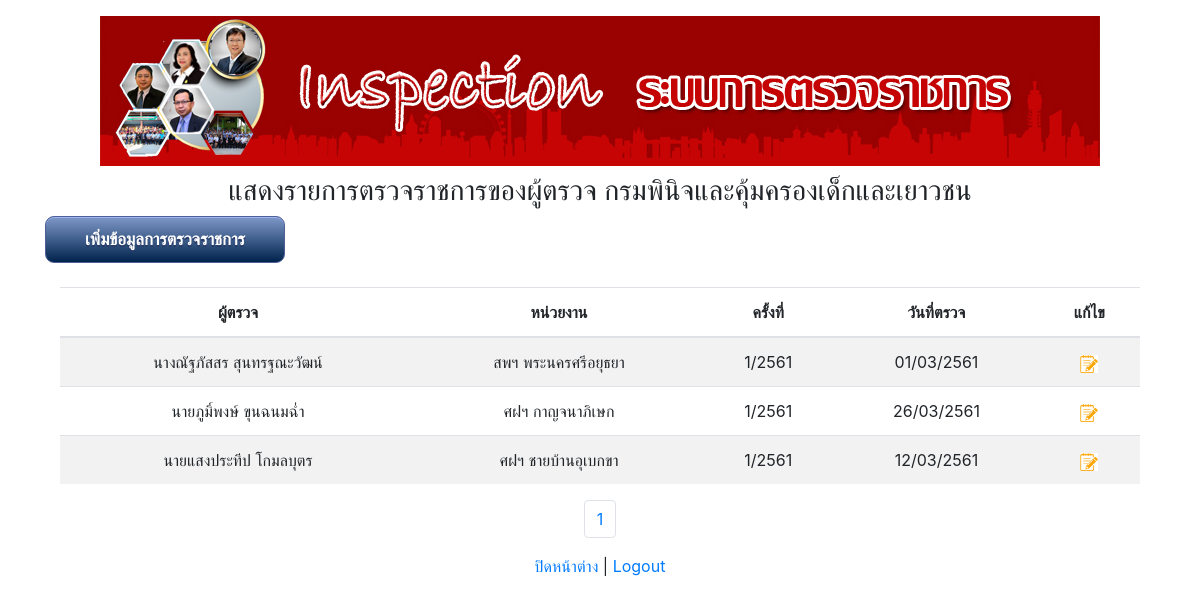
Before: /list.php (signed in) with the older database file.
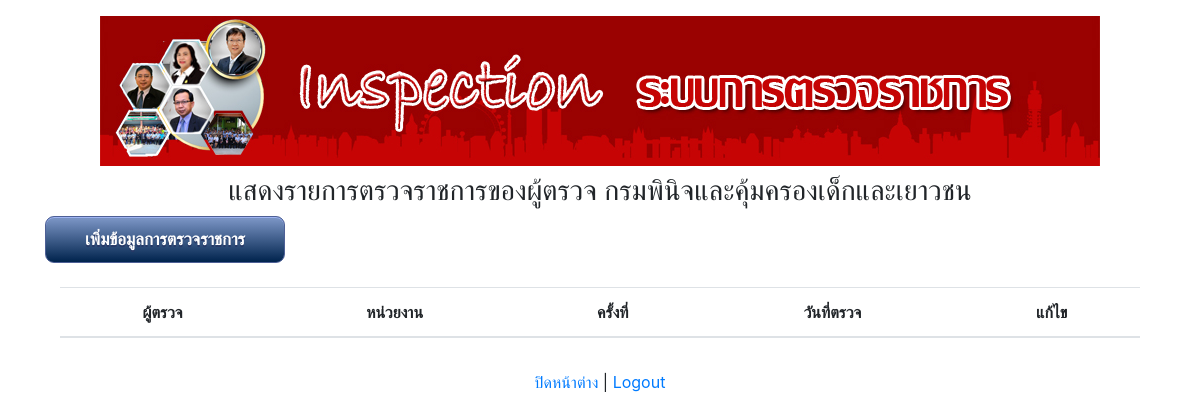
After: the same page with the newer database file.
### tables this page shows
CREATE TABLE IF NOT EXISTS `data` (
  `id` int(11) NOT NULL AUTO_INCREMENT,
  `inspect_level` varchar(1) NOT NULL,
  `inspector` int(11) NOT NULL,
  `division` varchar(6) NOT NULL,
  `boss_name` varchar(255) NOT NULL,
  `inspect_type` varchar(1) NOT NULL COMMENT '0=ปกติ, 1=พิเศษ, 2=บูรณาการ',
  `inspect_date` date NOT NULL,
  `inspect_no` varchar(10) NOT NULL,
  `inspect_doc` varchar(20) NOT NULL,
  `inspect_doc_date` date NOT NULL,
  `personnel1` int(11) NOT NULL,
  `personnel2` int(11) NOT NULL,
  `personnel3` int(11) NOT NULL,
  `personnel4` int(11) NOT NULL,
  `personnel5` int(11) NOT NULL,
  `cm` int(11) NOT NULL,
  `fc` int(11) NOT NULL,
  `cc` int(11) NOT NULL,
  `case53` int(11) NOT NULL,
  `case_f` int(11) NOT NULL,
  `case132` int(11) NOT NULL,
  `case_sp` int(11) NOT NULL,
  `tr1` int(11) NOT NULL,
  `tr2` int(11) NOT NULL,
  `tr3` int(11) NOT NULL,
  `tr4` int(11) NOT NULL,
  `tr5` int(11) NOT NULL,
  `tr6` int(11) NOT NULL,
  `tr7` int(11) NOT NULL,
  `tr8` int(11) NOT NULL,
  `rs1_1` text NOT NULL,
  `rs1_2` text NOT NULL,
  `rs1_3` text NOT NULL,
  `rs1_4` text NOT NULL,
  `rs1_5` text NOT NULL,
  `rs2_1` text NOT NULL,
  `rs2_2` text NOT NULL,
  `rs2_3` text NOT NULL,
  `rs2_4` text NOT NULL,
  `rs2_5` text NOT NULL,
  `rs2_6` text NOT NULL,
  `rs3_1` text NOT NULL,
  `rs3_2` text NOT NULL,
  `rs3_3` text NOT NULL,
  `rs3_4` text NOT NULL,
  `rs3_5` text NOT NULL,
  `rs3_6` text NOT NULL,
  `rs3_7` text NOT NULL,
  `rs3_8` text NOT NULL,
  `rs3_9` text NOT NULL,
  `rs3_10` text NOT NULL,
  `re1_1` text NOT NULL,
  `re1_2` text NOT NULL,
  `re1_3` text NOT NULL,
  `re1_4` text NOT NULL,
  `re1_5` text NOT NULL,
  `re2_1` text NOT NULL,
  `re2_2` text NOT NULL,
  `re2_3` text NOT NULL,
  `re2_4` text NOT NULL,
  `re2_5` text NOT NULL,
  `re2_6` text NOT NULL,
  `re3_1` text NOT NULL,
  `re3_2` text NOT NULL,
  `re3_3` text NOT NULL,
  `re3_4` text NOT NULL,
  `re3_5` text NOT NULL,
  `re3_6` text NOT NULL,
  `re3_7` text NOT NULL,
  `re3_8` text NOT NULL,
  `re3_9` text NOT NULL,
  `re3_10` text NOT NULL,
  `or1_1` text NOT NULL,
  `or1_2` text NOT NULL,
  `or1_3` text NOT NULL,
  `or1_4` text NOT NULL,
  `or1_5` text NOT NULL,
  `or2_1` text NOT NULL,
  `or2_2` text NOT NULL,
  `or2_3` text NOT NULL,
  `or2_4` text NOT NULL,
  `or2_5` text NOT NULL,
  `or2_6` text NOT NULL,
  `or3_1` text NOT NULL,
  `or3_2` text NOT NULL,
  `or3_3` text NOT NULL,
  `or3_4` text NOT NULL,
  `or3_5` text NOT NULL,
  `or3_6` text NOT NULL,
  `or3_7` text NOT NULL,
  `or3_8` text NOT NULL,
  `or3_9` text NOT NULL,
  `or3_10` text NOT NULL,
  `insert_date` datetime NOT NULL,
  `budget_year` varchar(4) NOT NULL,
  PRIMARY KEY (`id`)
);

CREATE TABLE IF NOT EXISTS `inspector` (
  `id` int(11) NOT NULL AUTO_INCREMENT COMMENT 'รหัส',
  `fullname` varchar(255) NOT NULL COMMENT 'ขื่อ-นามสกุล',
  `type` char(1) NOT NULL COMMENT 'ประเภท(m=กระทรวง,d=กรม)',
  `enable` char(1) NOT NULL COMMENT 'เปิดใช้(1=ใช้,0=ไม่ใช้)',
  `area` varchar(1000) NOT NULL COMMENT 'เขตการตรวจราชการ',
  `insert_date` datetime NOT NULL COMMENT 'วันที่เพิ่มข้อมูล',
  PRIMARY KEY (`id`)
);

CREATE TABLE IF NOT EXISTS `userlogin` (
  `id` int(11) NOT NULL AUTO_INCREMENT,
  `name` varchar(255) NOT NULL,
  `permission_group` int(11) NOT NULL,
  `username` varchar(255) NOT NULL,
  `password` varchar(255) NOT NULL,
  PRIMARY KEY (`id`)
);

### list.php (the view, shortened to what this page needs)
<?php
require 'dbconnect.php';
$perpage = 10;
$page = '';
if (isset($_GET['page'])) {
	$page = $_GET['page'];
} else {
	$page = 1;
}
$start = ($page - 1) * $perpage;
$sql_detail = "SELECT d.id,d.inspector,d.division,d.inspect_level,d.inspect_date,d.inspect_no,d.budget_year,d.insert_date,ins.fullname,ul.name from data d, inspector ins,userlogin ul where d.inspector=ins.id and d.division=ul.username ORDER BY insert_date DESC LIMIT {$start},{$perpage}";
$query_detail = mysqli_query($conn, $sql_detail);
?>
<!doctype html>
<html lang="en">
<head>
	<link rel="stylesheet" href="css/style.css" type="text/css">
	<link rel="stylesheet" href="https://maxcdn.bootstrapcdn.com/bootstrap/4.0.0-beta.3/css/bootstrap.min.css">
</head>
<body>
	<div class="container pt-3 text-center">
		<h3>
			<img class="img-fluid" src="./images/hd-13.jpg"></h3>
			<h3>แสดงรายการตรวจราชการของผู้ตรวจ กรมพินิจและคุ้มครองเด็กและเยาวชน</h3>
			<div align="left"><button class="myButton" data-toggle="modal" data-target="#exampleModal">เพิ่มข้อมูลการตรวจราชการ</button></div>
			<br>
			<div class="container table-responsive">
				<table class="table table-striped" style="background-color:white;">
				<thead>
					<tr>
						<th scope="col">ผู้ตรวจ</th>
						<th scope="col">หน่วยงาน</th>
						<th scope="col">ครั้งที่</th>
						<th scope="col">วันที่ตรวจ</th>
						<th scope="col">แก้ไข</th>
					</tr>
				</thead>
				<tbody>
					<?php
					while ($data = mysqli_fetch_assoc($query_detail)){
						$id = $data['id'];
						$inspect_date = $data['inspect_date'];
						$inspect_no = $data['inspect_no'];
						$budget_year = $data['budget_year'];
						$fullname = $data['fullname'];
						$name_division = $data['name'];
						?>
						<tr>
							<td><?php echo $fullname; ?></td>
							<td><?php echo $name_division; ?></td>
							<td><?php echo $inspect_no.'/'.$budget_year; ?></td>
							<td>
								<?php
								$sent_date = date_create($inspect_date);
								$sday = date_format($sent_date,"d");
								$smonth = date_format($sent_date,"m");
								$syear = date_format($sent_date,"Y")+543;
								echo $sday."/".$smonth."/".$syear;
								?>
							</td>
							<td><a href="form-add.php?menu=edit&i=<?=$id?>"><img src="./images/edit.png" width="18" height="18" border="0" /></a></td>
						</tr>
					<?php }; ?>
				</tbody>
			</table>
			<div class="container">
				<?php
				$sql3 = "SELECT *FROM data";
				$query3 = mysqli_query($conn, $sql3);
				$total_record = mysqli_num_rows($query3);
				$total_pages = ceil($total_record / $perpage);
				$start_loop = $page;
				$difference = $total_pages - $page;
				if($difference <= 5)
				{
					$start_loop = $total_pages-5;
				}
				$end_loop = $start_loop + 4;
				if($total_pages <=5){
					$start_loop = 1;
				}
				?>
				<nav>
					<ul class="pagination justify-content-center">
						<?php for($i=$start_loop;$i<=$end_loop+1;$i++){ ?>
							<li class="page-item">
								<a class="page-link" href="list.php?page=<?php echo $i; ?>">
									<?php echo $i; ?>
								</a>
							</li>
						<?php } ?>
					</ul>
				</nav>
			</div>
		</div>
		<div class="text-center">
			<a href="javascript:window.close()">ปิดหน้าต่าง</a> |
			<a href="logout.php">Logout</a>
		</div>
	</div>
</body>
</html>

### css/style.css (style rules this page uses)
.myButton { -moz-box-shadow:inset 0px 1px 0px 0px #9fb4f2; -webkit-box-shadow:inset 0px 1px 0px 0px #9fb4f2; box-shadow:inset 0px 1px 0px 0px #9fb4f2; background:-webkit-gradient(linear, left top, left bottom, color-stop(0.05, #7892c2), color-stop(1, #00234d)); background:-moz-linear-gradient(top, #7892c2 5%, #00234d 100%); background:-webkit-linear-gradient(top, #7892c2 5%, #00234d 100%); background:-o-linear-gradient(top, #7892c2 5%, #00234d 100%); background:-ms-linear-gradient(top, #7892c2 5%, #00234d 100%); background:linear-gradient(to bottom, #7892c2 5%, #00234d 100%); filter:progid:DXImageTransform.Microsoft.gradient(startColorstr='#7892c2', endColorstr='#00234d',GradientType=0); background-color:#7892c2; -moz-border-radius:9px; -webkit-border-radius:9px; border-radius:9px; border:1px solid #4e6096; display:inline-block; cursor:pointer; color:#ffffff; font-family:Arial; font-size:17px; font-weight:bold; padding:10px 39px; text-decoration:none; text-shadow:0px 2px 0px #283966; }

### list.php (style rules this page uses)
body { background-color: #FFF; }

Changed rows visible on the page:
removed data: inspector.fullname "นางณัฐภัสสร สุนทรฐณะวัฒน์", userlogin.name "สพฯ พระนครศรีอยุธยา", inspect_no "1", budget_year "2561", inspect_date "01", inspect_date "03", inspect_date "2561"
removed data: inspector.fullname "นายภูมิ์พงษ์ ขุนฉนมฉ่ำ", userlogin.name "ศฝฯ กาญจนาภิเษก", inspect_no "1", budget_year "2561", inspect_date "26", inspect_date "03", inspect_date "2561"
removed data: inspector.fullname "นายแสงประทีป โกมลบุตร", userlogin.name "ศฝฯ ชายบ้านอุเบกขา", inspect_no "1", budget_year "2561", inspect_date "12", inspect_date "03", inspect_date "2561"
Other visible differences:
list line gone: "1"
